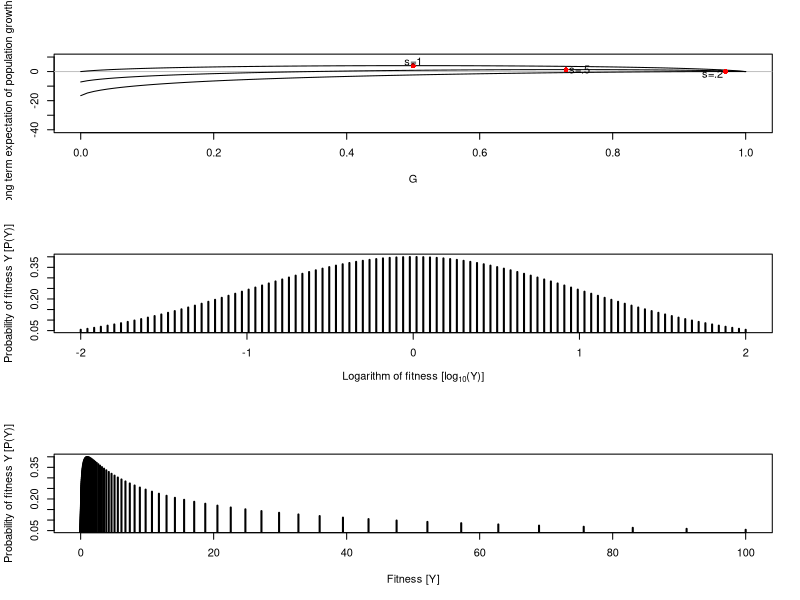
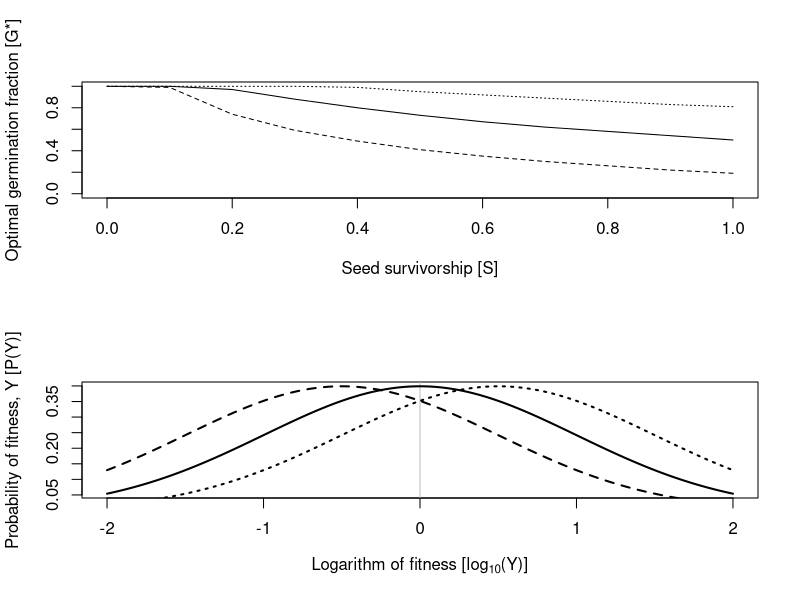
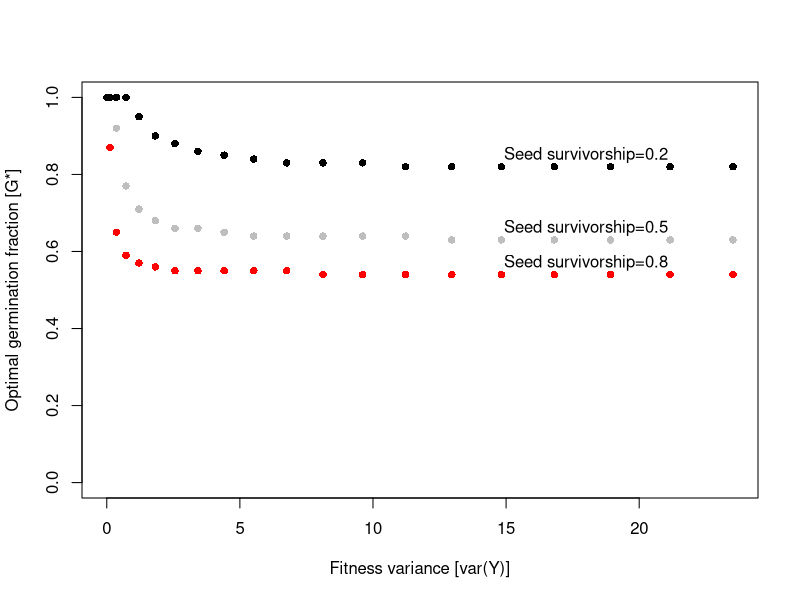

Here is the R script that generated these plots, in order:
#################################################################################
################################################################################
################################################################################
# Code for *explaining* results from
# Optimizing Reproduction in a Randomly Varying Environment
# Dan Cohen
# Journal of Theoretical Biology 
# 1966
# Vol 12, p. 119-129
#
# Scripts by Gregor Siegmund
# fausto.siegmund@gmail.com
# last updated 02-24-2020
#################################################################################
#################################################################################
#################################################################################

# equation 4 from Cohen 1966
f<-function(G=g,D=d,Y=y,P=py){
  Fitness=P*log10((1-G)*(1-D)+G*Y)
  return(Fitness)
}

# script to calculate long term population growth rate
# for different combinations of parameters
v<-function(G=g,D=d,Y=y,P=py){
  vec <- c()
  for(i in 1:length(g)){
    vec[i]<-sum(f(G=g[i],D=D,Y=Y,P=P))
  }
  return(vec)
}

# script to calculate optimal g
max_g <- function(y,py,d=d[2]){
  out<-unlist(v(G=g,D=d,Y=y,P=py))
  g[which(out %in% max(out))];max(out)
  x<-seq(-7,7,by=.001)

  emp=1-ecdf(log(y,base=10))(x)
  gmax=g[which(out %in% max(out))]
  return(gmax)
}


## Figure 7 from Cohen
## updated with more even distribution of fitness
par(mfrow=c(3,1))
g=seq(0,1,by=.01)
d=c(0,.5,.8)

seqLen=100
fromVal=0.01; toVal=100
y=10^seq(log(fromVal,base=10), log(toVal,base=10), length.out = seqLen)
ly = log(y,base=10)
py = dnorm(ly,mean=0,sd=1)

plot(g,v(G=g,D=0,Y=y,P=py),type='n',ylim=c(-40,10),xlab="G",ylab="Long term expectation of population growth rate")
abline(h=0,col='gray')
for(i in 1:length(d)){
  lines(g,unlist(v(G=g,D=d[i],Y=y,P=py)),type='l',pch=16)
  out<-unlist(v(G=g,D=d[i],Y=y,P=py))
  points(g[which(out %in% max(out))],max(out),col='red',pch=16)
}
text(.5,7,"s=1")
text(.75,1.5,"s=.5")
text(.95,-1.5,"s=.2")

plot(ly,py,type='h',lwd=2,xlab=expression('Logarithm of fitness [log'[10]*'(Y)]'),ylab="Probability of fitness Y [P(Y)]")
plot(y,py,type='h',lwd=2,xlab="Fitness [Y]",ylab="Probability of fitness Y [P(Y)]")

## Effect of seed survivorship on optimal germination fraction
par(mfrow=c(2,1))
dvals = seq(0,1,by=.1)
g=seq(0,1,by=.01)
seqLen=100
fromVal=0.01; toVal=100
y=10^seq(log(fromVal,base=10), log(toVal,base=10), length.out = seqLen)
ly = log(y,base=10)

py = dnorm(ly,mean=0,sd=1)
plot(1-dvals,sapply(dvals,max_g,y=y,py=py),xlim=c(0,1),ylim=c(0,1),
     xlab="Seed survivorship [S]", ylab="Optimal germination fraction [G*]",type='l')
#text(.875,min(sapply(dvals,max_g,y=y,py=py))-.01,expression(paste(mu, "=0")))

py = dnorm(ly,mean=-.5,sd=1)
lines(1-dvals,sapply(dvals,max_g,y=y,py=py),lty='dashed')
#text(.875,min(sapply(dvals,max_g,y=y,py=py))-.01,expression(paste(mu, "=-0.5")))

py = dnorm(ly,mean=.5,sd=1)
lines(1-dvals,sapply(dvals,max_g,y=y,py=py),lty='dotted')
#text(.875,min(sapply(dvals,max_g,y=y,py=py))-.01,expression(paste(mu, "=0.5")))


# fitness distributions for the panel above
py = dnorm(ly,mean=0,sd=1)
plot(ly,py,type='n', xlab=expression('Logarithm of fitness [log'[10]*'(Y)]'),ylab= "Probability of fitness, Y [P(Y)]")
abline(v=0,col='gray')
lines(ly,py,type='l',lwd=2)

py = dnorm(ly,mean=-.5,sd=1)
lines(ly,py,type='l',lwd=2,lty='dashed')

py = dnorm(ly,mean=.5,sd=1)
lines(ly,py,type='l',lwd=2,lty='dotted')

## Effect of variance in fitness on optimal germination fraction
seqLen=100
fromVal=0.01; toVal=100
y=10^seq(log(fromVal,base=10), log(toVal,base=10), length.out = seqLen)
ly = log(y,base=10)
py=list()
vals=seq(.1,5,by=.25)
for(i in 1:length(vals)){
  py[[i]] = dnorm(ly,mean=0,sd=vals[i])
}


# plot variance in fitness fraction
# par(mfrow=c(1,2))
# plot(y,py[[i]],type='n',lwd=2,ylim=c(0,1))
# for(i in 1:length(vals)){
#   lines(y,py[[i]],type='l',lwd=1,col=i)
# }
# 
# plot(ly,py[[i]],type='n',lwd=2,ylim=c(0,1))
# for(i in 1:length(vals)){
#   lines(ly,py[[i]],type='l',lwd=1,col=i)
# }
#
# plot(g,v(G=g,D=0,Y=y,P=py[[1]]),type='n',ylim=c(-45,12))
# abline(h=0,col='gray')
# for(i in 1:length(vals)){
#   lines(g,unlist(v(G=g,D=d[2],Y=y,P=py[[i]])),type='l',pch=16)
#   out<-unlist(v(G=g,D=d[2],Y=y,P=py[[i]]))
#   points(g[which(out %in% max(out))],max(out),col='red',pch=16)
# }


par(mfrow=c(1,1))
plot(vals^2,lapply(py,max_g,y=y,d=.5),pch=16,ylim=c(0,1),col='gray',
     xlab="Fitness variance [var(Y)]",ylab="Optimal germination fraction [G*]")

points(vals^2,lapply(py,max_g,y=y,d=.2),pch=16,col='red')
points(vals^2,lapply(py,max_g,y=y,d=.8),pch=16)
text(18,.85,"Seed survivorship=0.2")
text(18,.66,"Seed survivorship=0.5")
text(18,.57,"Seed survivorship=0.8")

